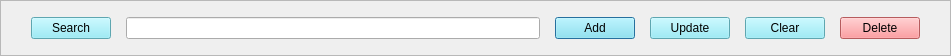
   <widget class="QFrame" name="function_frame">
    <property name="geometry">
     <rect>
      <x>120</x>
      <y>280</y>
      <width>951</width>
      <height>56</height>
     </rect>
    </property>
    <property name="frameShape">
     <enum>QFrame::StyledPanel</enum>
    </property>
    <property name="frameShadow">
     <enum>QFrame::Raised</enum>
    </property>
    <layout class="QHBoxLayout" name="horizontalLayout_7">
     <property name="spacing">
      <number>15</number>
     </property>
     <property name="leftMargin">
      <number>30</number>
     </property>
     <property name="topMargin">
      <number>10</number>
     </property>
     <property name="rightMargin">
      <number>30</number>
     </property>
     <property name="bottomMargin">
      <number>10</number>
     </property>
     <item>
      <layout class="QGridLayout" name="gridLayout_2">
       <item row="0" column="0">
        <widget class="QPushButton" name="search_btn">
         <property name="cursor">
          <cursorShape>PointingHandCursor</cursorShape>
         </property>
         <property name="styleSheet">
          <string notr="true">color: rgb(0,0,0);
background-color: rgb(132,232,246);</string>
         </property>
         <property name="text">
          <string>Search</string>
         </property>
         <property name="icon">
          <iconset>
           <normaloff>../#017_Students information system/icons/search.svg</normaloff>../#017_Students information system/icons/search.svg</iconset>
         </property>
         <property name="iconSize">
          <size>
           <width>20</width>
           <height>20</height>
          </size>
         </property>
        </widget>
       </item>
       <item row="0" column="1">
        <widget class="QLineEdit" name="Search_bar"/>
       </item>
      </layout>
     </item>
     <item>
      <widget class="QPushButton" name="add_btn">
       <property name="cursor">
        <cursorShape>PointingHandCursor</cursorShape>
       </property>
       <property name="styleSheet">
        <string notr="true">color: rgb(0,0,0);
background-color: rgb(132,232,246);</string>
       </property>
       <property name="locale">
        <locale language="Vietnamese" country="Vietnam"/>
       </property>
       <property name="text">
        <string>Add</string>
       </property>
       <property name="icon">
        <iconset>
         <normaloff>../#017_Students information system/icons/add.svg</normaloff>../#017_Students information system/icons/add.svg</iconset>
       </property>
       <property name="iconSize">
        <size>
         <width>20</width>
         <height>20</height>
        </size>
       </property>
       <property name="autoDefault">
        <bool>true</bool>
       </property>
       <property name="default">
        <bool>true</bool>
       </property>
       <property name="flat">
        <bool>false</bool>
       </property>
      </widget>
     </item>
     <item>
      <widget class="QPushButton" name="update_btn">
       <property name="cursor">
        <cursorShape>PointingHandCursor</cursorShape>
       </property>
       <property name="styleSheet">
        <string notr="true">color: rgb(0,0,0);
background-color: rgb(132,232,246);</string>
       </property>
       <property name="text">
        <string>Update</string>
       </property>
       <property name="icon">
        <iconset>
         <normaloff>../#017_Students information system/icons/update.svg</normaloff>../#017_Students information system/icons/update.svg</iconset>
       </property>
       <property name="iconSize">
        <size>
         <width>20</width>
         <height>20</height>
        </size>
       </property>
      </widget>
     </item>
     <item>
      <widget class="QPushButton" name="clear_btn">
       <property name="cursor">
        <cursorShape>PointingHandCursor</cursorShape>
       </property>
       <property name="styleSheet">
        <string notr="true">color: rgb(0,0,0);
background-color: rgb(132,232,246);</string>
       </property>
       <property name="text">
        <string>Clear</string>
       </property>
       <property name="icon">
        <iconset>
         <normaloff>../#017_Students information system/icons/clear.svg</normaloff>../#017_Students information system/icons/clear.svg</iconset>
       </property>
       <property name="iconSize">
        <size>
         <width>20</width>
         <height>20</height>
        </size>
       </property>
      </widget>
     </item>
     <item>
      <widget class="QPushButton" name="delete_btn">
       <property name="cursor">
        <cursorShape>PointingHandCursor</cursorShape>
       </property>
       <property name="styleSheet">
        <string notr="true">color: rgb(0,0,0);
background-color: rgb(255,129,132);</string>
       </property>
       <property name="text">
        <string>Delete</string>
       </property>
       <property name="icon">
        <iconset>
         <normaloff>../#017_Students information system/icons/delete.svg</normaloff>../#017_Students information system/icons/delete.svg</iconset>
       </property>
       <property name="iconSize">
        <size>
         <width>20</width>
         <height>20</height>
        </size>
       </property>
      </widget>
     </item>
    </layout>
   </widget>
